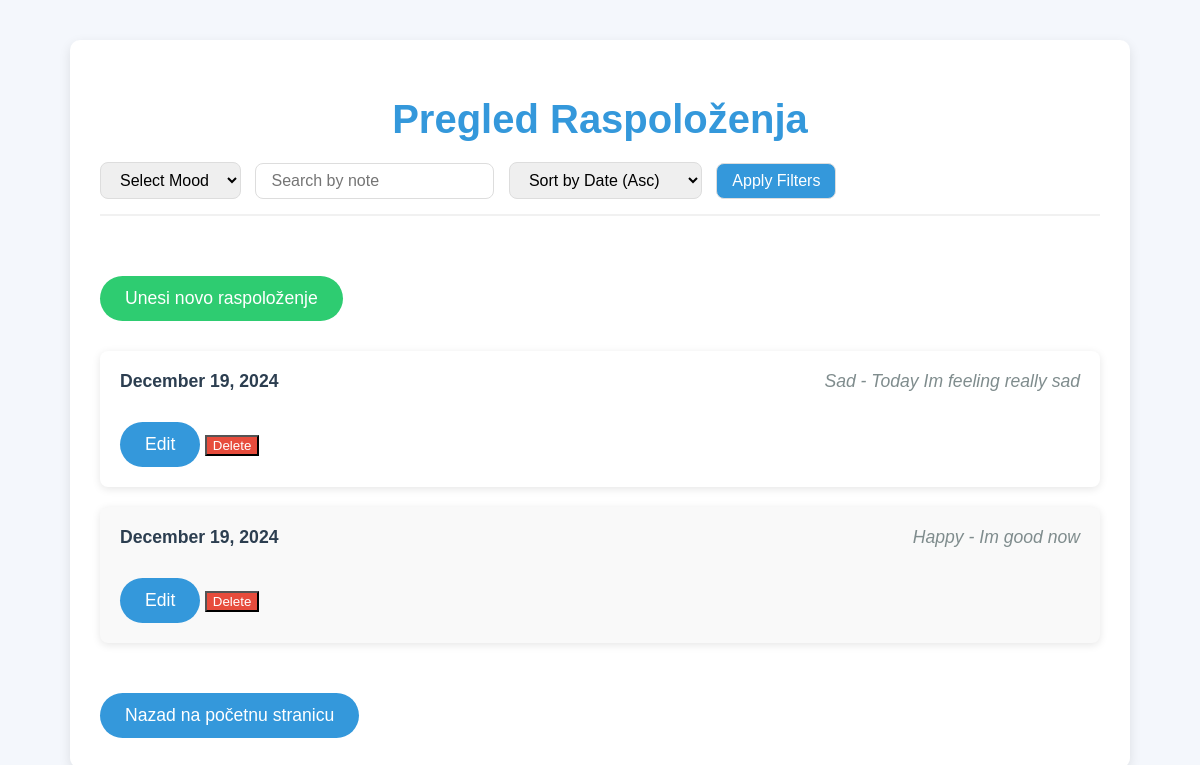
The page /tracker/moods/ (signed in) on the database as committed earlier.
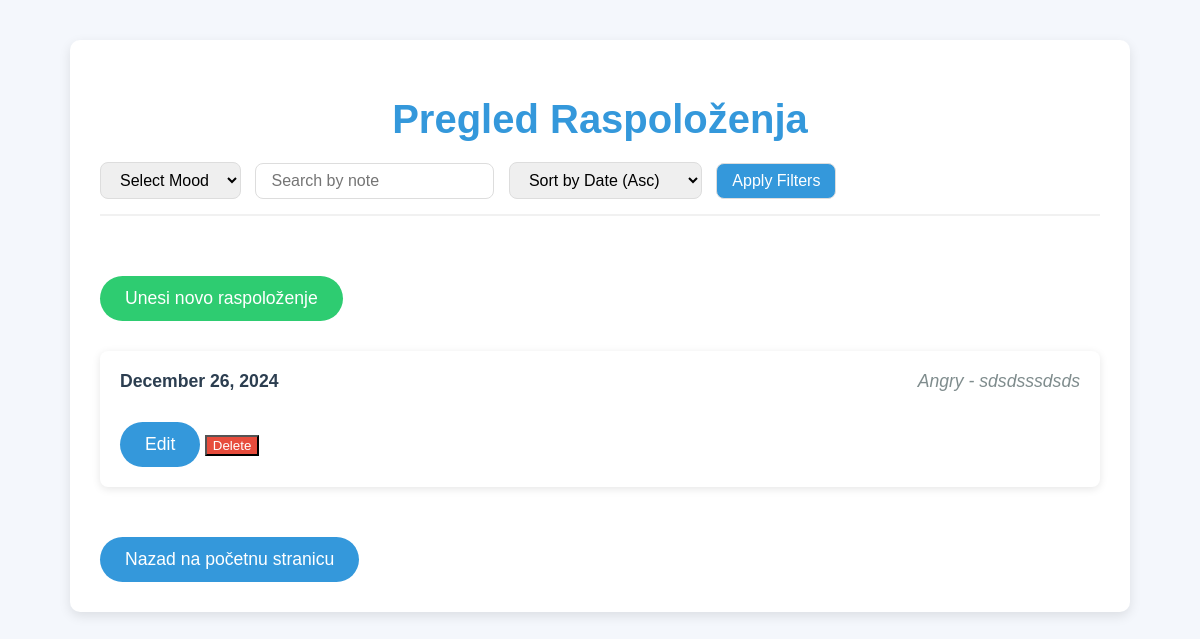
The same page on the database as committed later.
### tracker/models.py (models this page shows)
class MoodEntry(models.Model):
    user = models.ForeignKey(User, on_delete=models.CASCADE)
    date = models.DateField(auto_now_add=True)
    mood = models.CharField(max_length=20, choices=[
        ('Happy', 'Happy'),
        ('Sad', 'Sad'),
        ('Anxious', 'Anxious'),
        ('Neutral', 'Neutral'),
        ('Angry', 'Angry'),
    ])
    note = models.TextField(blank=True)

### tracker/views.py (the view)
# urls.py: path('moods/', MoodEntryListView.as_view(), name='mood_list'),
class MoodEntryListView(ListView):
    model = MoodEntry
    template_name = 'tracker/mood_list.html'  # Update this path if necessary
    context_object_name = 'object_list'
    def get_queryset(self):
        queryset = MoodEntry.objects.filter(user=self.request.user)
        mood = self.request.GET.get('mood')
        if mood:
            queryset = queryset.filter(mood__icontains=mood)
        note = self.request.GET.get('note')
        if note:
            queryset = queryset.filter(note__icontains=note)
        sort_by_date = self.request.GET.get('sort_by_date')
        if sort_by_date == 'desc':
            queryset = queryset.order_by('-date')
        else:
            queryset = queryset.order_by('date')
        return queryset

### tracker/templates/tracker/moodentry_list.html (shortened to what this page needs)
<!DOCTYPE html>
<html lang="en">
<head>
</head>
<body>
    <div class="container">
        <h1>Pregled Raspoloženja</h1>
        <div class="filters">
            <form method="get" action="{% url 'mood_list' %}" style="flex-grow: 1;">
                <select name="mood">
                    <option value="">Select Mood</option>
                </select>
                <input type="text" name="note" placeholder="Search by note" value="{{ request.GET.note }}">
                <select name="sort_by_date">
                    <option value="asc" {% if request.GET.sort_by_date == 'asc' %}selected{% endif %}>Sort by Date (Asc)</option>
                </select>
                <button type="submit">Apply Filters</button>
            </form>
        </div>
        <a href="{% url 'mood_create' %}" class="add-mood-btn">Unesi novo raspoloženje</a>
        <ul>
            {% for mood in object_list %}
                <li>
                    <div class="mood-info">
                        <span class="mood-date">{{ mood.date|date:"F j, Y" }}</span>
                        <span class="mood-description">{{ mood.mood }} - {{ mood.note }}</span>
                    </div>
                    {% if user.is_authenticated and mood.user == user %}
                        <div class="actions">
                            <a href="{% url 'edit_mood' mood.id %}" style="background-color: #3498db; color: white;">Edit</a>
                            <form action="{% url 'delete_mood' mood.id %}" method="post" style="display:inline;">
                                <button type="submit" style="background-color: #e74c3c; color: white;">Delete</button>
                            </form>
                        </div>
                    {% endif %}
                </li>
            {% endfor %}
        </ul>
        <a href="{% url 'home' %}">Nazad na početnu stranicu</a>
    </div>
</body>
</html>

### tracker/templates/tracker/moodentry_list.html (style rules this page uses)
body { font-family: 'Arial', sans-serif; background-color: #f4f7fc; margin: 0; padding: 0; color: #333; }
.container { width: 90%; max-width: 1000px; margin: 40px auto; background-color: white; padding: 30px; border-radius: 10px; box-shadow: 0 4px 12px rgba(0, 0, 0, 0.1); }
h1 { text-align: center; color: #3498db; font-size: 2.5rem; margin-bottom: 20px; }
.filters { display: flex; justify-content: space-between; margin-bottom: 30px; padding-bottom: 15px; border-bottom: 2px solid #f1f1f1; }
.filters select, .filters input[type="text"], .filters button { padding: 8px 15px; font-size: 1rem; margin-right: 10px; border-radius: 8px; border: 1px solid #ddd; }
.filters button { background-color: #3498db; color: white; cursor: pointer; }
ul { list-style-type: none; padding: 0; margin-top: 30px; }
li { background-color: #fff; margin-bottom: 20px; padding: 20px; border-radius: 8px; box-shadow: 0 2px 8px rgba(0, 0, 0, 0.1); display: flex; flex-direction: column; justify-content: space-between; transition: transform 0.3s ease, background-color 0.3s ease; }
.mood-info { display: flex; justify-content: space-between; font-size: 1.1rem; }
.mood-date { font-weight: bold; color: #2c3e50; }
.mood-description { font-style: italic; color: #7f8c8d; }
a { display: inline-block; margin-top: 30px; padding: 12px 25px; background-color: #3498db; color: white; text-decoration: none; font-size: 1.1rem; border-radius: 30px; text-align: center; transition: background-color 0.3s ease, transform 0.3s ease; }
.add-mood-btn { display: inline-block; margin-top: 30px; padding: 12px 25px; background-color: #2ecc71; color: white; text-decoration: none; font-size: 1.1rem; border-radius: 30px; text-align: center; transition: background-color 0.3s ease, transform 0.3s ease; }

Rows that differ between the two databases and show on the page:
removed MoodEntry: date "December 19, 2024", mood "Sad", note "Today Im feeling really sad", shows "Edit"
removed MoodEntry: date "December 19, 2024", mood "Happy", note "Im good now", shows "Edit"
added MoodEntry: date "December 26, 2024", mood "Angry", note "sdsdsssdsds", shows "Edit"
